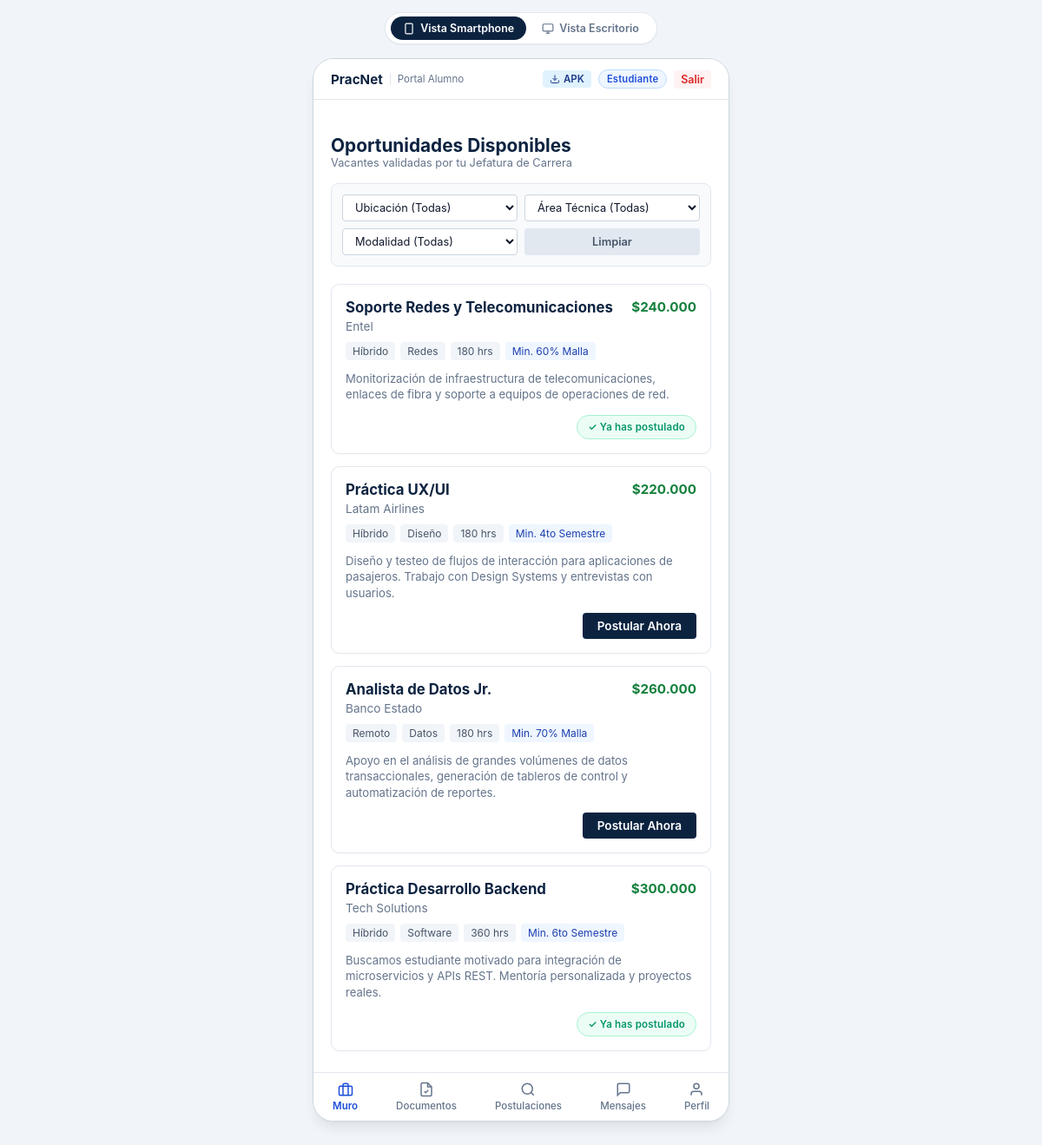
The app's page /estudiante/muro (signed in) with its own data.
### tables this page shows
CREATE TABLE oferta_practica (
            id INTEGER PRIMARY KEY AUTOINCREMENT,
            empresa_id INTEGER NOT NULL REFERENCES empresa(id) ON DELETE CASCADE,
            titulo TEXT NOT NULL,
            descripcion TEXT NOT NULL,
            requisito_academico TEXT DEFAULT 'Min. 70% Malla',
            min_avance_malla INTEGER DEFAULT 65,
            duracion_horas INTEGER DEFAULT 360,
            duracion_meses INTEGER DEFAULT 3,
            modalidad TEXT DEFAULT 'Híbrido' CHECK(modalidad IN ('Híbrido', 'Remoto', 'Presencial')),
            remunerada INTEGER DEFAULT 1,
            monto_remuneracion TEXT DEFAULT '$250.000',
            cupos INTEGER DEFAULT 2,
            habilidades_requeridas TEXT,
            ubicacion TEXT DEFAULT 'Santiago',
            area TEXT DEFAULT 'Tecnología',
            estado TEXT DEFAULT 'Activa' CHECK(estado IN ('Activa', 'Borrador', 'Cerrada')),
            fecha_publicacion TIMESTAMP DEFAULT CURRENT_TIMESTAMP
        , token_acceso TEXT);

CREATE TABLE empresa (
            id INTEGER PRIMARY KEY AUTOINCREMENT,
            usuario_id INTEGER REFERENCES usuario(id) ON DELETE SET NULL,
            nombre TEXT NOT NULL,
            area TEXT NOT NULL,
            direccion TEXT,
            correo_contacto TEXT,
            rut TEXT UNIQUE,
            convenio_vigente INTEGER DEFAULT 1,
            tasa_retencion INTEGER DEFAULT 35
        );

### app/routes_student.py (the view)
@student_bp.route('/muro')
def muro():
    area_filtro = request.args.get('area', '')
    modalidad_filtro = request.args.get('modalidad', '')
    ubicacion_filtro = request.args.get('ubicacion', '')
    with get_db() as conn:
        cursor = conn.cursor()
        estudiante_id = session.get('estudiante_id')
        cursor.execute("SELECT * FROM estudiante WHERE id = ?", (estudiante_id,))
        estudiante = cursor.fetchone()
        query = """
            SELECT o.*, e.nombre as empresa_nombre, e.area as empresa_area,
                   (SELECT id FROM postulacion WHERE estudiante_id = ? AND oferta_practica_id = o.id) as mi_postulacion_id
            FROM oferta_practica o
            JOIN empresa e ON o.empresa_id = e.id
            WHERE o.estado = 'Activa'
        """
        params = [estudiante_id]
        if area_filtro:
            query += " AND o.area = ?"
            params.append(area_filtro)
        if modalidad_filtro:
            query += " AND o.modalidad = ?"
            params.append(modalidad_filtro)
        if ubicacion_filtro:
            query += " AND o.ubicacion LIKE ?"
            params.append(f"%{ubicacion_filtro}%")
        query += " ORDER BY o.id DESC"
        cursor.execute(query, tuple(params))
        ofertas = cursor.fetchall()
        cursor.execute("SELECT DISTINCT area FROM oferta_practica WHERE estado = 'Activa'")
        areas = [r['area'] for r in cursor.fetchall()]
    return render_template(
        'student/muro.html',
        ofertas=ofertas,
        estudiante=estudiante,
        areas=areas,
        area_filtro=area_filtro,
        modalidad_filtro=modalidad_filtro,
        ubicacion_filtro=ubicacion_filtro
    )

### app/__init__.py (called while the page is built)
def create_app():
    app = Flask(__name__)
    app.config.from_object(Config)
    os.makedirs(app.config['UPLOAD_FOLDER'], exist_ok=True)
    init_db()
    from app.auth import auth_bp
    from app.routes_admin import admin_bp
    from app.routes_student import student_bp
    from app.routes_empresa import empresa_bp
    app.register_blueprint(auth_bp)
    app.register_blueprint(admin_bp)
    app.register_blueprint(student_bp)
    app.register_blueprint(empresa_bp)
    @app.route('/')
    def index():
        return redirect(url_for('auth.login'))
    @app.errorhandler(404)
    def page_not_found(e):
        return render_template('404.html'), 404
    @app.errorhandler(500)
    def internal_server_error(e):
        return render_template('500.html'), 500
    @app.after_request
    def apply_security_headers(response):
        return add_security_headers(response)
    return app

### app/database.py (called while the page is built)
def get_db_connection():
    conn = sqlite3.connect(Config.DATABASE_PATH)
    conn.row_factory = sqlite3.Row
    conn.execute("PRAGMA foreign_keys = ON;")
    return conn

@contextmanager
def get_db():
    conn = get_db_connection()
    try:
        yield conn
        conn.commit()
    except Exception as e:
        conn.rollback()
        raise e
    finally:
        conn.close()

### app/routes_student.py (called while the page is built)
@student_bp.before_request
@role_required(['estudiante'])
def restrict_student():
    pass

### app/security.py (called while the page is built)
def role_required(allowed_roles):
    def decorator(f):
        @wraps(f)
        def decorated_function(*args, **kwargs):
            if 'user_id' not in session:
                flash('Por favor inicia sesión.', 'warning')
                return redirect(url_for('auth.login'))
            if session.get('rol') not in allowed_roles:
                flash('No tienes permisos suficientes para acceder a este módulo.', 'danger')
                return redirect(url_for('auth.unauthorized'))
            return f(*args, **kwargs)
        return decorated_function
    return decorator

def add_security_headers(response):
    response.headers['X-Content-Type-Options'] = 'nosniff'
    response.headers['X-Frame-Options'] = 'SAMEORIGIN'
    response.headers['X-XSS-Protection'] = '1; mode=block'
    response.headers['Referrer-Policy'] = 'strict-origin-when-cross-origin'
    return response

### app/templates/student/muro.html (shortened to what this page needs)
{% extends 'base.html' %}
{% block student_content %}
<div style="margin-bottom: 16px;">
  <h2 style="font-size: 1.3rem; color: var(--primary-navy); font-weight: 700;">Oportunidades Disponibles</h2>
  <p style="font-size: 0.8rem; color: var(--text-muted);">Vacantes validadas por tu Jefatura de Carrera</p>
</div>
<form method="GET" action="{{ url_for('student.muro') }}" style="background: #f8fafc; border: 1px solid #e2e8f0; border-radius: 8px; padding: 12px; margin-bottom: 20px;">
  <div style="display: grid; grid-template-columns: 1fr 1fr; gap: 8px; margin-bottom: 8px;">
    <select name="ubicacion" class="form-control" style="font-size: 0.8rem; padding: 6px 10px;" onchange="this.form.submit()">
      <option value="">Ubicación (Todas)</option>
    </select>
    <select name="area" class="form-control" style="font-size: 0.8rem; padding: 6px 10px;" onchange="this.form.submit()">
      <option value="">Área Técnica (Todas)</option>
    </select>
  </div>
  <div style="display: grid; grid-template-columns: 1fr 1fr; gap: 8px;">
    <select name="modalidad" class="form-control" style="font-size: 0.8rem; padding: 6px 10px;" onchange="this.form.submit()">
      <option value="">Modalidad (Todas)</option>
    </select>
    <a href="{{ url_for('student.muro') }}" class="btn" style="background: #e2e8f0; color: #475569; font-size: 0.8rem; padding: 6px; text-align: center;">Limpiar</a>
  </div>
</form>
<div style="display: flex; flex-direction: column; gap: 14px;">
  {% for of in ofertas %}
  <div style="background: white; border: 1px solid #e2e8f0; border-radius: 10px; padding: 16px; box-shadow: 0 1px 3px rgba(0,0,0,0.03);">
    <div style="display: flex; justify-content: space-between; align-items: flex-start; margin-bottom: 4px;">
      <h3 style="font-size: 1.05rem; color: var(--primary-navy); font-weight: 700;">{{ of.titulo }}</h3>
      <span style="font-size: 0.95rem; font-weight: 700; color: #15803d;">
        {% if of.remunerada and of.monto_remuneracion %}
          {{ of.monto_remuneracion }}
        {% else %}
          Por definir
        {% endif %}
      </span>
    </div>
    <div style="color: var(--text-muted); font-size: 0.85rem; margin-bottom: 10px;">
      {{ of.empresa_nombre }}
    </div>
    <div style="display: flex; flex-wrap: wrap; gap: 6px; margin-bottom: 12px;">
      <span style="background: #f1f5f9; color: #475569; font-size: 0.75rem; padding: 3px 8px; border-radius: 4px;">{{ of.modalidad }}</span>
      <span style="background: #f1f5f9; color: #475569; font-size: 0.75rem; padding: 3px 8px; border-radius: 4px;">{{ of.area }}</span>
      <span style="background: #f1f5f9; color: #475569; font-size: 0.75rem; padding: 3px 8px; border-radius: 4px;">{{ of.duracion_horas }} hrs</span>
      <span style="background: #eff6ff; color: #1e40af; font-size: 0.75rem; padding: 3px 8px; border-radius: 4px;">{{ of.requisito_academico }}</span>
    </div>
    <p style="font-size: 0.82rem; color: #64748b; margin-bottom: 14px; line-height: 1.4;">
      {{ of.descripcion }}
    </p>
    <div style="display: flex; justify-content: flex-end; align-items: center;">
      {% if of.mi_postulacion_id %}
        <span class="badge badge-success" style="padding: 6px 12px;">✓ Ya has postulado</span>
      {% else %}
        <form method="POST" action="{{ url_for('student.postular', oferta_id=of.id) }}" style="margin: 0;">
          <button type="submit" class="btn btn-primary" style="padding: 6px 16px; font-size: 0.85rem; background-color: var(--primary-navy);">
            Postular Ahora
          </button>
        </form>
      {% endif %}
    </div>
  </div>
  {% endfor %}
</div>
{% endblock %}

### app/static/css/pracnet.css (style rules this page uses)
:root { --primary-navy: #0c2340; --primary-slate: #0f172a; --primary-surface: #1e293b; --accent-blue: #1d4ed8; --accent-blue-light: #eff6ff; --accent-gold: #b45309; --accent-gold-light: #fef3c7; --success-green: #059669; --success-light: #ecfdf5; --warning-amber: #d97706; --danger-red: #dc2626; --danger-light: #fef2f2; --bg-page: #f8fafc; --card-bg: #ffffff; --text-primary: #0f172a; --text-secondary: #475569; --text-muted: #64748b; --border-subtle: #e2e8f0; --border-strong: #cbd5e1; --sidebar-width: 260px; --radius-sm: 4px; --radius-md: 8px; --radius-lg: 12px; --shadow-sm: 0 1px 2px 0 rgb(0 0 0 / 0.05); --shadow-md: 0 4px 6px -1px rgb(0 0 0 / 0.07), 0 2px 4px -2px rgb(0 0 0 / 0.07); --shadow-lg: 0 10px 15px -3px rgb(0 0 0 / 0.08), 0 4px 6px -4px rgb(0 0 0 / 0.04); }
* { box-sizing: border-box; margin: 0; padding: 0; font-family: -apple-system, BlinkMacSystemFont, "Segoe UI", Roboto, "Helvetica Neue", Arial, sans-serif; }
body { background-color: var(--bg-page); color: var(--text-primary); min-height: 100vh; display: flex; flex-direction: column; -webkit-font-smoothing: antialiased; }
.badge { display: inline-flex; align-items: center; gap: 4px; padding: 3px 9px; border-radius: 9999px; font-size: 0.72rem; font-weight: 600; letter-spacing: 0.2px; }
.badge-success { background: var(--success-light); color: var(--success-green); border: 1px solid #a7f3d0; }
.btn { display: inline-flex; align-items: center; justify-content: center; gap: 8px; font-weight: 600; padding: 8px 16px; border-radius: var(--radius-sm); border: 1px solid transparent; cursor: pointer; text-decoration: none; font-size: 0.88rem; transition: all 0.15s ease-in-out; }
.btn-primary { background-color: var(--primary-navy); color: #ffffff; }
.form-control { width: 100%; padding: 9px 12px; border: 1px solid var(--border-strong); border-radius: var(--radius-sm); font-size: 0.9rem; color: var(--text-primary); outline: none; transition: border-color 0.15s ease; background-color: #ffffff; }

### records on screen
oferta_practica: titulo "Soporte Redes y Telecomunicaciones", monto_remuneracion "$240.000", empresa_nombre "Entel", modalidad "Híbrido", area "Redes", duracion_horas "180", requisito_academico "Min. 60% Malla", descripcion "Monitorización de infraestructura de telecomunicaciones, enlaces de fibra y soporte a equipos de operaciones de red.", shows "✓ Ya has postulado"
oferta_practica: titulo "Práctica UX/UI", monto_remuneracion "$220.000", empresa_nombre "Latam Airlines", modalidad "Híbrido", area "Diseño", duracion_horas "180", requisito_academico "Min. 4to Semestre", descripcion "Diseño y testeo de flujos de interacción para aplicaciones de pasajeros. Trabajo con Design Systems y entrevistas con usuarios."
oferta_practica: titulo "Analista de Datos Jr.", monto_remuneracion "$260.000", empresa_nombre "Banco Estado", modalidad "Remoto", area "Datos", duracion_horas "180", requisito_academico "Min. 70% Malla", descripcion "Apoyo en el análisis de grandes volúmenes de datos transaccionales, generación de tableros de control y automatización de reportes."
oferta_practica: titulo "Práctica Desarrollo Backend", monto_remuneracion "$300.000", empresa_nombre "Tech Solutions", modalidad "Híbrido", area "Software", duracion_horas "360", requisito_academico "Min. 6to Semestre", descripcion "Buscamos estudiante motivado para integración de microservicios y APIs REST. Mentoría personalizada y proyectos reales.", shows "✓ Ya has postulado"
